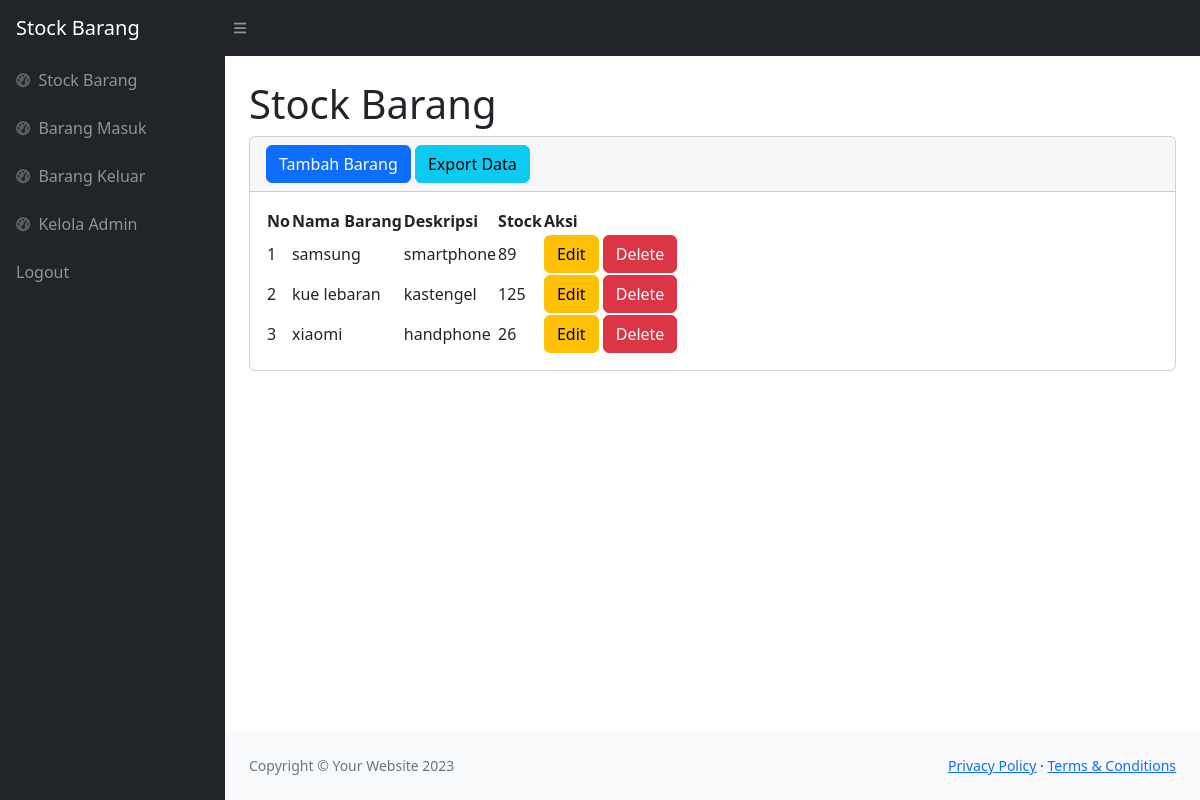
Screenshot of /index.php (signed in) with the database file from the repository.
### tables this page shows
CREATE TABLE `stock` (
  `idbarang` int(11) NOT NULL,
  `namabarang` varchar(25) NOT NULL,
  `deskripsi` varchar(25) NOT NULL,
  `stock` int(11) NOT NULL
);

### index.php (the view, shortened to what this page needs)
<?php
require 'function.php';
?>
<!DOCTYPE html>
<html lang="en">
    <head>
        <link href="https://cdn.jsdelivr.net/npm/simple-datatables@7.1.2/dist/style.min.css" rel="stylesheet" />
        <link href="css/styles.css" rel="stylesheet" />
    </head>
    <body class="sb-nav-fixed">
        <nav class="sb-topnav navbar navbar-expand navbar-dark bg-dark">
            <a class="navbar-brand ps-3" href="index.php">Stock Barang </a>
            <button class="btn btn-link btn-sm order-1 order-lg-0 me-4 me-lg-0" id="sidebarToggle" href="#!"><i class="fas fa-bars"></i></button>
        </nav>
        <div id="layoutSidenav">
            <div id="layoutSidenav_nav">
                <nav class="sb-sidenav accordion sb-sidenav-dark" id="sidenavAccordion">
                    <div class="sb-sidenav-menu">
                        <div class="nav">
                            <a class="nav-link" href="index.php">
                                <div class="sb-nav-link-icon"><i class="fas fa-tachometer-alt"></i></div>
                                Stock Barang
                            </a>
                            <a class="nav-link" href="masuk.php">
                            <div class="sb-nav-link-icon"><i class="fas fa-tachometer-alt"></i></div>
                                Barang Masuk
                            </a>
                            <a class="nav-link" href="keluar.php">
                            <div class="sb-nav-link-icon"><i class="fas fa-tachometer-alt"></i></div>
                                Barang Keluar
                            </a>
                            <a class="nav-link" href="admin.php">
                            <div class="sb-nav-link-icon"><i class="fas fa-tachometer-alt"></i></div>
                                Kelola Admin
                            </a>
                            <a class="nav-link" href="logout.php">
                                Logout
                            </a>
                        </div>
                    </div>
                </nav>
            </div>
            <div id="layoutSidenav_content">
                <main>
                    <div class="container-fluid px-4">
                        <h1 class="mt-4">Stock Barang</h1>
                        <div class="card mb-4">
                            <div class="card-header">
                          <button type="button" class="btn btn-primary" data-bs-toggle="modal" data-bs-target="#myModal">
                            Tambah Barang
                          </button>
                          <a href="export.php" class="btn btn-info">Export Data</a>
                            </div>
                            <div class="card-body">
                                <table id="datatablesSimple">
                                    <thead>
                                        <tr>
                                            <th>No</th>
                                            <th>Nama Barang</th>
                                            <th>Deskripsi</th>
                                            <th>Stock</th>
                                            <th>Aksi</th>
                                        </tr>
                                    </thead>
                                    <tbody>
                                        <?php
                                        $ambilsemuadatastock = mysqli_query($conn, "select * from stock");
                                        $i = 1;
                                        while($data=mysqli_fetch_array($ambilsemuadatastock)){
                                            $namabarang = $data['namabarang'];
                                            $deskripsi = $data['deskripsi'];
                                            $stock =$data['stock'];
                                            $idb = $data['idbarang'];
                                        ?>
                                        <tr>
                                            <td><?=$i++;?></td>
                                            <td><?=$namabarang;?></td>
                                            <td><?=$deskripsi;?></td>
                                            <td><?=$stock;?></td>
                                            <td>
                                            <button type="button" class="btn btn-warning" data-bs-toggle="modal" data-bs-target="#edit<?=$idb;?>">
                                    Edit
                                </button>
                                <button type="button" class="btn btn-danger" data-bs-toggle="modal" data-bs-target="#delete<?=$idb;?>">
                                    Delete
                                </button>
 </td>
                                        </tr>
                                            <?php
                                        };
                                        ?>
                                    </tbody>
                                </table>
                            </div>
                        </div>
                    </div>
                </main>
                <footer class="py-4 bg-light mt-auto">
                    <div class="container-fluid px-4">
                        <div class="d-flex align-items-center justify-content-between small">
                            <div class="text-muted">Copyright &copy; Your Website 2023</div>
                            <div>
                                <a href="#">Privacy Policy</a>
                                &middot;
                                <a href="#">Terms &amp; Conditions</a>
                            </div>
                        </div>
                    </div>
                </footer>
            </div>
        </div>
    </body>
</html>

### rows the page displays
stock: namabarang "samsung", deskripsi "smartphone", stock "89"
stock: namabarang "kue lebaran", deskripsi "kastengel", stock "125"
stock: namabarang "xiaomi", deskripsi "handphone", stock "26"
